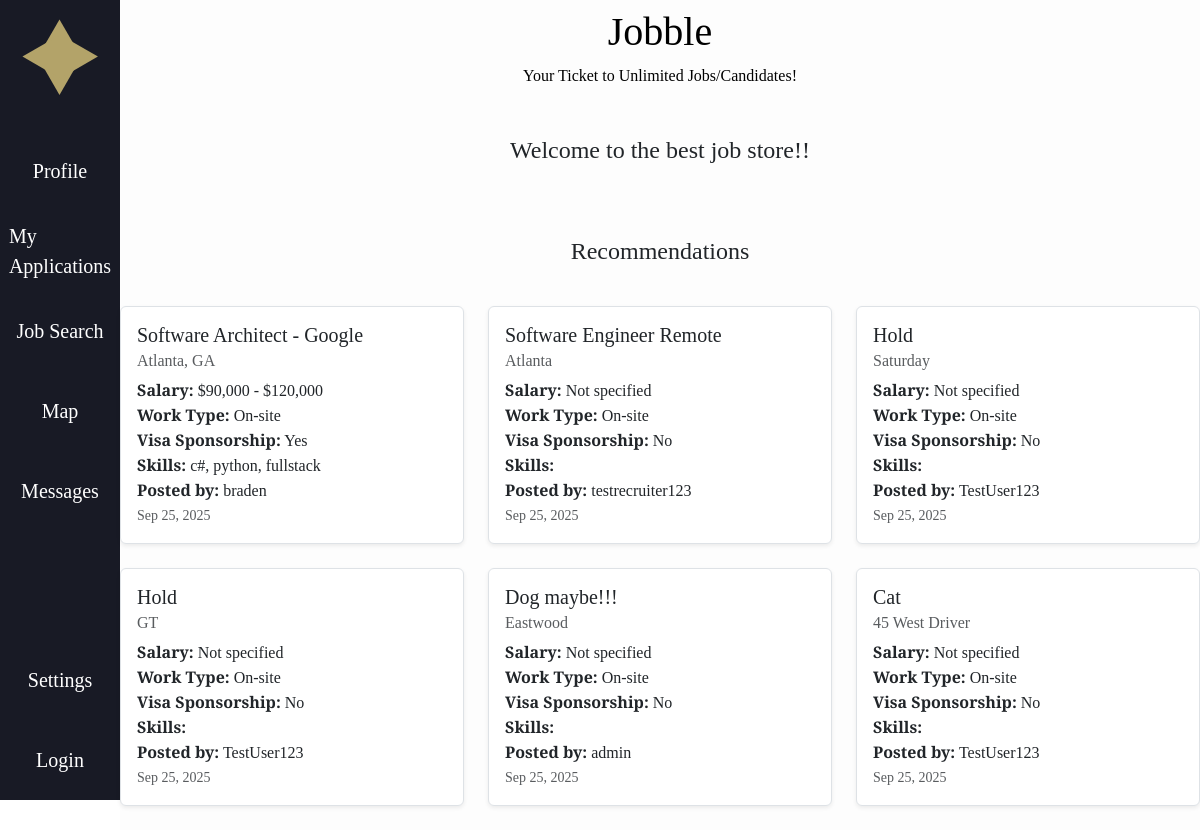
The app's page /, older data.
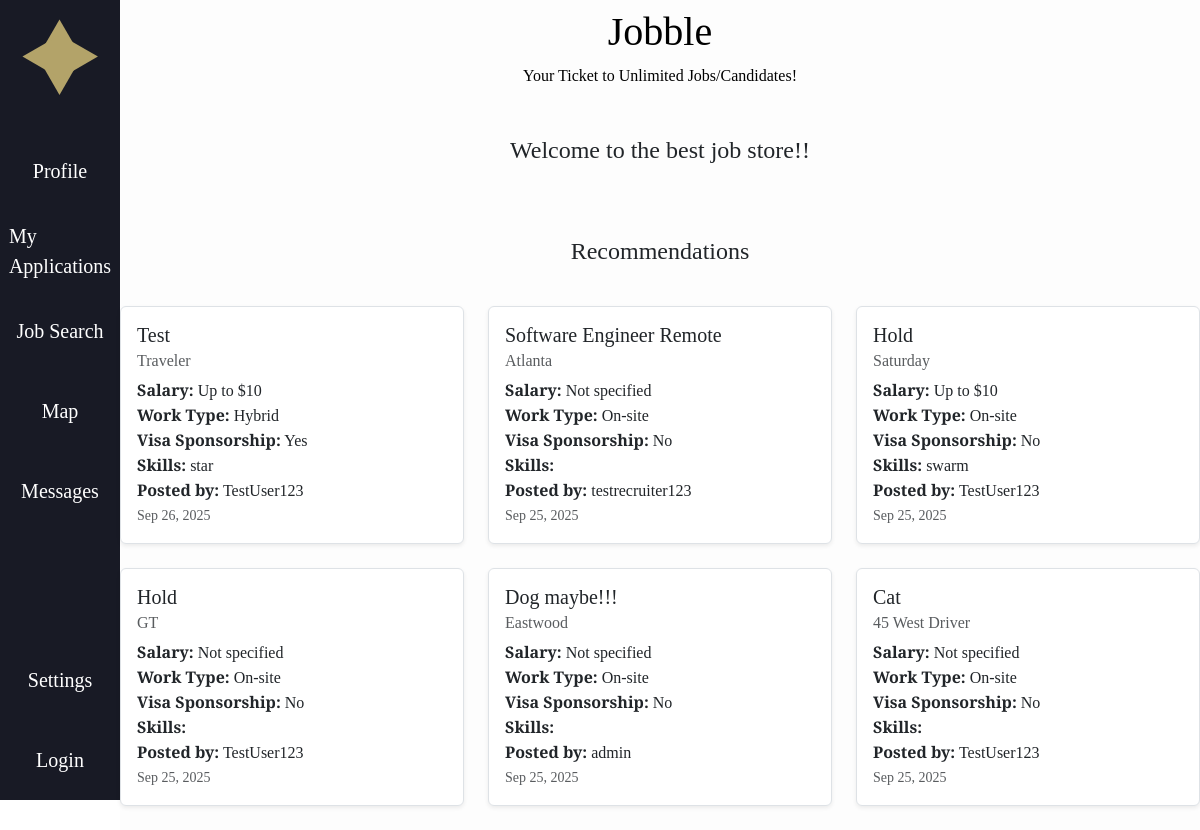
The same page, newer data.
### jobs/models.py (models this page shows, shortened)
class JobPosting(models.Model):
    REMOTE_CHOICES = [
        ("remote", "Remote"),
        ("onsite", "On-site"),
        ("hybrid", "Hybrid"),
    ]
    VISA_CHOICES = [
        ("yes", "Yes"),
        ("no", "No"),
    ]
    title = models.CharField(max_length=200)
    skills = models.TextField(
        help_text="List required skills, separated by commas",
        default=""
    )
    location = models.CharField(max_length=100, default="Not specified")
    min_salary = models.IntegerField(default=0, help_text="Minimum annual salary (USD)")
    max_salary = models.IntegerField(default=0, help_text="Maximum annual salary (USD)")
    remote_or_onsite = models.CharField(
        max_length=20,
        choices=REMOTE_CHOICES,
        default="onsite"
    )
    visa_sponsorship = models.CharField(
        max_length=3,
        choices=VISA_CHOICES,
        default="no"
    )
    posted_by = models.ForeignKey(User, on_delete=models.CASCADE)
    date_posted = models.DateTimeField(auto_now_add=True)
    @property
    def salary_display(self):
        if self.min_salary and self.max_salary:
            return f"${self.min_salary:,} - ${self.max_salary:,}"
        elif self.min_salary:
            return f"From ${self.min_salary:,}"
        elif self.max_salary:
            return f"Up to ${self.max_salary:,}"
        return "Not specified"

### accounts/models.py (models this page shows)
class CustomUser(AbstractUser):
    ROLE_CHOICES = (
        ("recruiter", "Recruiter"),
        ("user", "User"),
    )
    role = models.CharField(max_length=20, choices=ROLE_CHOICES, default="user")
    fname = models.CharField(max_length=30, blank=True, default='')
    lname = models.CharField(max_length=30, blank=True, default='')
    headline = models.CharField(max_length=255, blank=True, default='')
    skills = models.TextField(blank=True, default='')
    education = models.TextField(blank=True, default='')
    work_experience = models.TextField(blank=True, default='')
    location = models.CharField(max_length=255, blank=True, default='')
    links = models.TextField(blank=True, default='')
    show_headline = models.BooleanField(default=True)
    show_skills = models.BooleanField(default=True)
    show_education = models.BooleanField(default=True)
    show_work_experience = models.BooleanField(default=True)
    show_location = models.BooleanField(default=True)
    show_links = models.BooleanField(default=True)

### home/views.py (the view)
# urls.py: path('', views.index, name='Ahome.index'),
def index(request):
    template_data = {'title': 'Jobble'}
    user = request.user
    jobs = JobPosting.objects.all().order_by('-date_posted')
    if user.is_authenticated and hasattr(user, "skills") and user.skills:
        skill_list = [s.strip() for s in user.skills.split(",") if s.strip()]
        q = Q()
        for skill in skill_list:
            q |= Q(skills__icontains=skill)
        jobs = jobs.filter(q)
    jobs = jobs[:6]  # limit results for homepage.
    return render(request, 'home/index.html', {
        'template_data': template_data,
        'jobs': jobs,
    })

### jobble/context_processors.py (called while the page is built, shortened)
def user_template(request):
    return {"base_template": "base.html"}           # default for anonymous users

### home/templates/home/index.html (shortened to what this page needs)
{% extends base_template %}
{% block content %}
<header class="masthead bg-index text-black text-centerpy-4">
<div class="container d-flex align-items-center flex-column pt-2">
    <h1>Jobble</h1>
    <p>Your Ticket to Unlimited Jobs/Candidates!</p>
</div>
</header>
<div class="p-3">
    <div class="container">
    <div class="row mt-3">
    <div class="col mx-auto text-center mb-3">
        <h4>Welcome to the best job store!!</h4>
    </div>
    </div>
</div>
</div>
<div class="p-3">
    <div class="container">
    <div class="row mt-3">
    <div class="col mx-auto text-center mb-3">
        <h4>Recommendations</h4>
    </div>
    </div>
</div>
</div>
  <div class="row">
    {% for job in jobs %}
      <div class="col-md-6 col-lg-4 mb-4">
        <div class="card shadow-sm h-100">
          <div class="card-body">
            <h5 class="card-title">{{ job.title }}</h5>
            <h6 class="card-subtitle mb-2 text-muted">{{ job.location }}</h6>
            <p class="card-text">
              <strong>Salary:</strong> {{ job.salary_display }} <br>
              <strong>Work Type:</strong> {{ job.get_remote_or_onsite_display }} <br>
              <strong>Visa Sponsorship:</strong> {{ job.get_visa_sponsorship_display }} <br>
              <strong>Skills:</strong> {{ job.skills }} <br>
              <strong>Posted by:</strong> {{ job.posted_by.username }} <br>
              <small class="text-muted">{{ job.date_posted|date:"M d, Y" }}</small>
            </p>
          </div>
        </div>
      </div>
    {% empty %}
      <p>No job recommendations yet. Try editing skills</a>!</p>
    {% endfor %}
  </div>
{% endblock content %}

Row changes from the older to the newer data that the page shows:
removed JobPosting: title "Software Architect - Google", location "Atlanta, GA", salary_display "$90,000 - $120,000", remote_or_onsite "On-site", visa_sponsorship "Yes", skills "c#, python, fullstack", posted_by.username "braden", date_posted "Sep 25, 2025"
added JobPosting: title "Test", location "Traveler", salary_display "Up to $10", remote_or_onsite "Hybrid", visa_sponsorship "Yes", skills "star", posted_by.username "TestUser123", date_posted "Sep 26, 2025"
changed JobPosting "Saturday": salary_display "Not specified" → "Up to $10"; skills (not shown) → "swarm"
